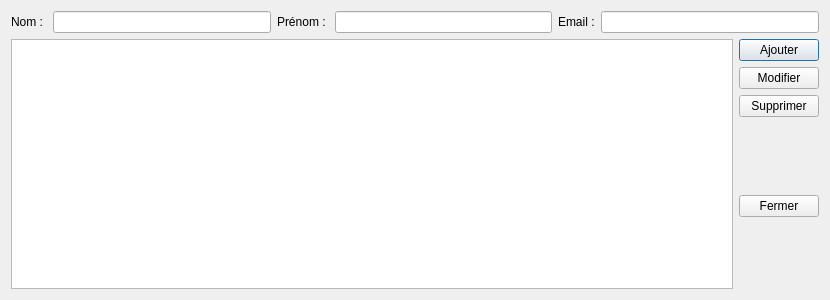
<?xml version="1.0" encoding="UTF-8"?>
<ui version="4.0">
 <class>StudentsManager</class>
 <widget class="QDialog" name="StudentsManager">
  <property name="geometry">
   <rect>
    <x>0</x>
    <y>0</y>
    <width>830</width>
    <height>300</height>
   </rect>
  </property>
  <property name="windowTitle">
   <string>Gestionnaire des élèves</string>
  </property>
  <property name="toolTip">
   <string/>
  </property>
  <property name="toolTipDuration">
   <number>-1</number>
  </property>
  <layout class="QVBoxLayout" name="verticalLayout_2">
   <item>
    <layout class="QHBoxLayout" name="horizontalLayout">
     <item>
      <widget class="QLabel" name="label">
       <property name="text">
        <string>Nom : </string>
       </property>
      </widget>
     </item>
     <item>
      <widget class="QLineEdit" name="lineEdit_name"/>
     </item>
     <item>
      <widget class="QLabel" name="label_2">
       <property name="text">
        <string>Prénom : </string>
       </property>
      </widget>
     </item>
     <item>
      <widget class="QLineEdit" name="lineEdit_firstName"/>
     </item>
     <item>
      <widget class="QLabel" name="label_3">
       <property name="text">
        <string>Email :</string>
       </property>
      </widget>
     </item>
     <item>
      <widget class="QLineEdit" name="lineEdit_email"/>
     </item>
    </layout>
   </item>
   <item>
    <layout class="QHBoxLayout" name="horizontalLayout_2">
     <item>
      <widget class="QListWidget" name="list_students"/>
     </item>
     <item>
      <layout class="QVBoxLayout" name="verticalLayout">
       <item>
        <widget class="QPushButton" name="pushButton_add">
         <property name="text">
          <string>Ajouter</string>
         </property>
        </widget>
       </item>
       <item>
        <widget class="QPushButton" name="pushButton_update">
         <property name="text">
          <string>Modifier</string>
         </property>
        </widget>
       </item>
       <item>
        <widget class="QPushButton" name="pushButton_delete">
         <property name="text">
          <string>Supprimer</string>
         </property>
        </widget>
       </item>
       <item>
        <spacer name="verticalSpacer_2">
         <property name="orientation">
          <enum>Qt::Vertical</enum>
         </property>
         <property name="sizeHint" stdset="0">
          <size>
           <width>20</width>
           <height>40</height>
          </size>
         </property>
        </spacer>
       </item>
       <item>
        <widget class="QPushButton" name="pushButton_close">
         <property name="text">
          <string>Fermer</string>
         </property>
        </widget>
       </item>
       <item>
        <spacer name="verticalSpacer">
         <property name="orientation">
          <enum>Qt::Vertical</enum>
         </property>
         <property name="sizeHint" stdset="0">
          <size>
           <width>20</width>
           <height>40</height>
          </size>
         </property>
        </spacer>
       </item>
      </layout>
     </item>
    </layout>
   </item>
  </layout>
 </widget>
 <resources/>
 <connections>
  <connection>
   <sender>pushButton_close</sender>
   <signal>clicked()</signal>
   <receiver>StudentsManager</receiver>
   <slot>accept()</slot>
   <hints>
    <hint type="sourcelabel">
     <x>789</x>
     <y>209</y>
    </hint>
    <hint type="destinationlabel">
     <x>825</x>
     <y>227</y>
    </hint>
   </hints>
  </connection>
 </connections>
</ui>
